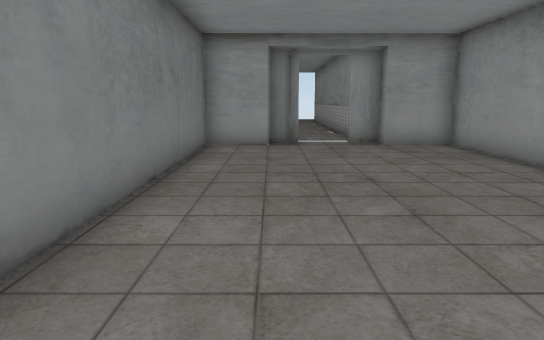
view 1 (above)

12 first-person views from a walk through a scene from a Unity 3-D project. The camera is 1.5 m above the floor, tilts 10° down and sees 70° across. Doors are open. The floor is counted in squares, 1.18 m on a side. Each view is taken from the middle of a square. On the plan, view 1 faces up. The plan holds only what a view shows up to about 15 squares ahead; the rest is blank. The player is left out. Some surface patterns are stand-ins.

view 2
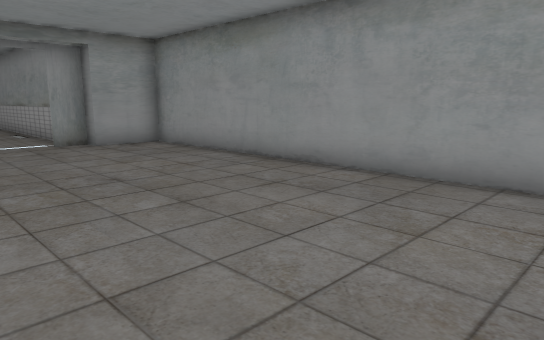

view 3
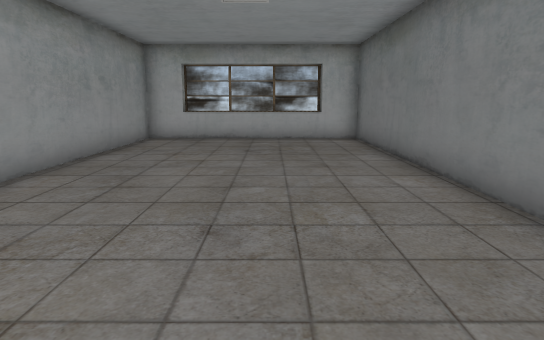

view 4
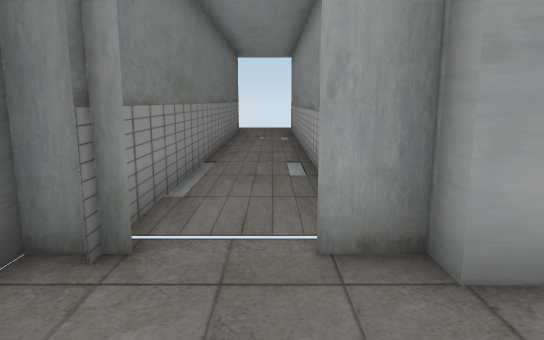

view 5
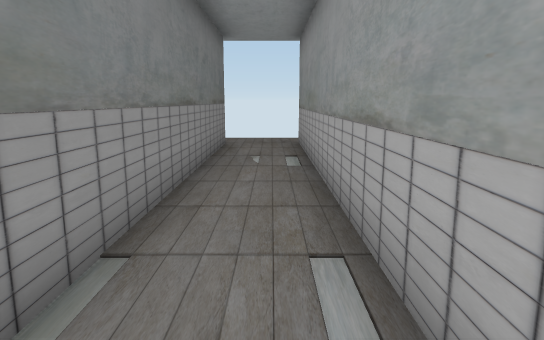

view 6
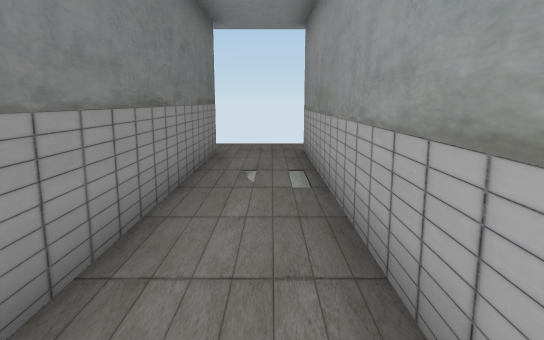

view 7
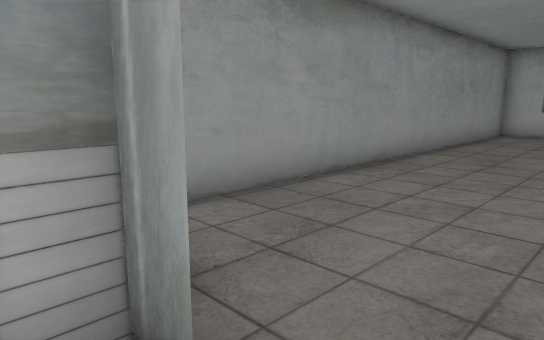

view 8
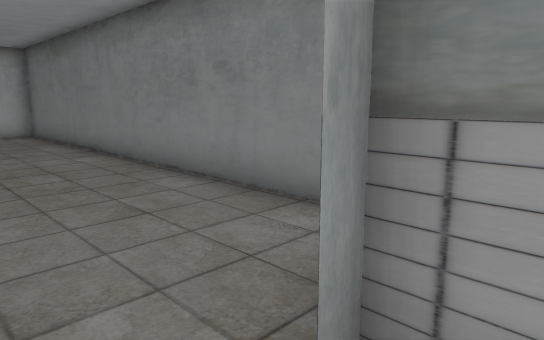

view 9
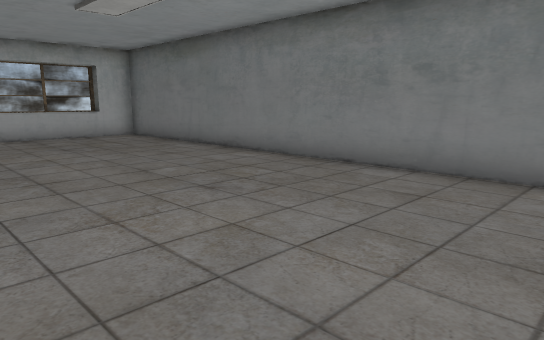

view 10
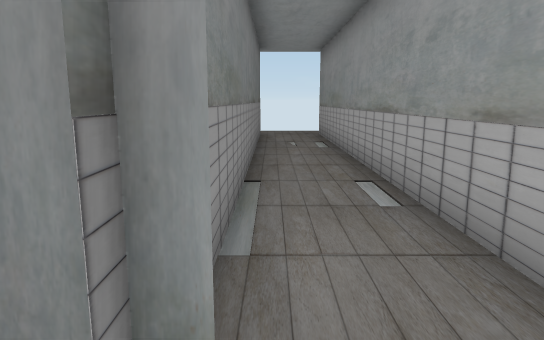

view 11
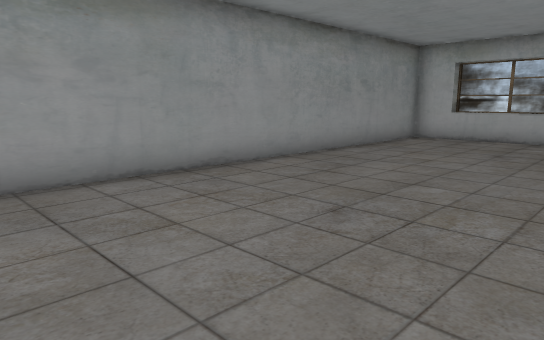

view 12
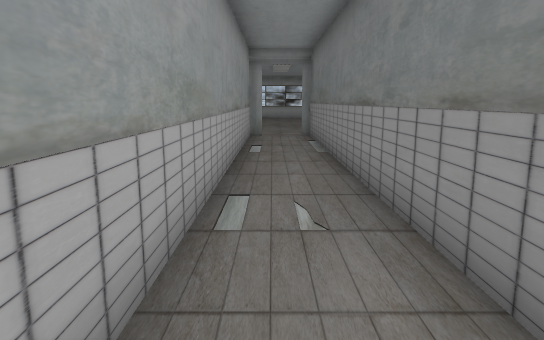

### Floor plan
Points are (right, up) in squares from view 1. A wall is a line through its corners. A room is listed if a view was taken in it or the views show most of it. See-through windows are left out.
Room 1 (views 1, 2, 3, 4, 9, 10, 11)
walls: (-0.1, 11.6) (-2, 11.6) (-2, -3.7) (5.3, -3.7) (5.3, 11.6) (3.3, 11.6); (0.9, 12.1) (-0.1, 12.1); (3.3, 12.1) (2.4, 12.1); (-0.8, -4.1) (4.1, -4.1)
ways out: open door at (1.5, 12) to room 2
Room 2 (views 5, 6, 7, 8, 12)
walls: (0.6, 25.9) (0.6, 11.9); (2.8, 12.1) (2.8, 26.4)
ways out: open door at (1.5, 12) to room 1

Where each view was taken, in squares from view 1:
view 1: 0 up, 0 right, facing up
view 2: 0 up, 1 left, facing up-right
view 3: 10 up, 1 right, facing down
view 4: 9 up, 2 right, facing up
view 5: 14 up, 2 right, facing up
view 6: 16 up, 2 right, facing up
view 7: 13 up, 1 right, facing down-right
view 8: 13 up, 2 right, facing down-left
view 9: 11 up, 5 right, facing down-left
view 10: 11 up, 1 right, facing up
view 11: 10 up, 1 left, facing down-right
view 12: 27 up, 2 right, facing down
